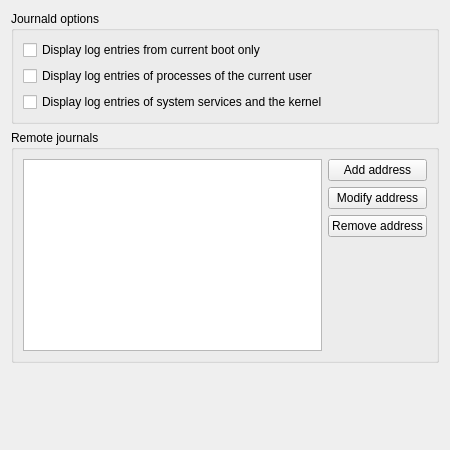
<?xml version="1.0" encoding="UTF-8"?>
<ui version="4.0">
 <class>JournaldConfigurationWidget</class>
 <widget class="QWidget" name="JournaldConfigurationWidget">
  <property name="geometry">
   <rect>
    <x>0</x>
    <y>0</y>
    <width>450</width>
    <height>450</height>
   </rect>
  </property>
  <layout class="QVBoxLayout" name="verticalLayout">
   <item>
    <widget class="QGroupBox" name="groupBoxOptions">
     <property name="title">
      <string>Journald options</string>
     </property>
     <layout class="QGridLayout">
      <item row="1" column="0">
       <widget class="QCheckBox" name="currentUserEntries">
        <property name="text">
         <string>Display log entries of processes of the current user</string>
        </property>
       </widget>
      </item>
      <item row="0" column="0">
       <widget class="QCheckBox" name="lastBootOnly">
        <property name="text">
         <string>Display log entries from current boot only</string>
        </property>
       </widget>
      </item>
      <item row="2" column="0">
       <widget class="QCheckBox" name="systemEntries">
        <property name="text">
         <string>Display log entries of system services and the kernel</string>
        </property>
       </widget>
      </item>
     </layout>
    </widget>
   </item>
   <item>
    <widget class="QGroupBox" name="groupBoxRemoteJournals">
     <property name="title">
      <string>Remote journals</string>
     </property>
     <layout class="QHBoxLayout" name="horizontalLayout">
      <item>
       <widget class="QListWidget" name="remoteJournalsListWidget"/>
      </item>
      <item>
       <layout class="QGridLayout" name="buttonsGridLayout">
        <item row="3" column="0">
         <spacer name="verticalSpacer">
          <property name="orientation">
           <enum>Qt::Vertical</enum>
          </property>
          <property name="sizeHint" stdset="0">
           <size>
            <width>20</width>
            <height>40</height>
           </size>
          </property>
         </spacer>
        </item>
        <item row="0" column="0">
         <widget class="QPushButton" name="addAddressButton">
          <property name="text">
           <string>Add address</string>
          </property>
         </widget>
        </item>
        <item row="2" column="0">
         <widget class="QPushButton" name="removeAddressButton">
          <property name="text">
           <string>Remove address</string>
          </property>
         </widget>
        </item>
        <item row="1" column="0">
         <widget class="QPushButton" name="modifyAddressButton">
          <property name="text">
           <string>Modify address</string>
          </property>
         </widget>
        </item>
       </layout>
      </item>
     </layout>
    </widget>
   </item>
   <item>
    <spacer name="bottomSpacer">
     <property name="orientation">
      <enum>Qt::Vertical</enum>
     </property>
     <property name="sizeHint" stdset="0">
      <size>
       <width>20</width>
       <height>31</height>
      </size>
     </property>
    </spacer>
   </item>
  </layout>
 </widget>
 <resources/>
 <connections/>
</ui>
